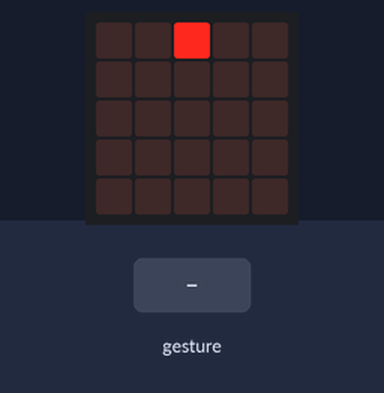
The program below on a simulated BBC micro:bit (MakeCode). Shown: the board's 5×5 LED display. The inputs (shaded band) are chosen by the test bench. A tilt is held for 1.5 s and a shake lasts 1 s, then the board lies face up again.

Above: at 1.2 s.
1.3 s: gesture 'shake'
At 2.2 s:
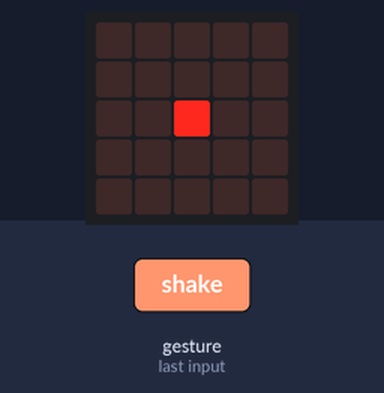
3.9 s: gesture 'tilt right'
At 5.2 s:
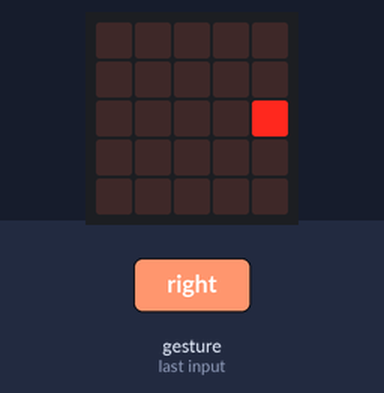
6.9 s: gesture 'tilt left'
At 8.0 s:
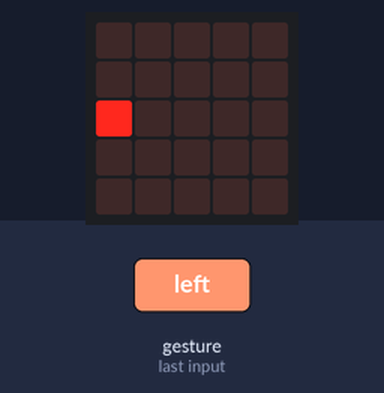
9.9 s: gesture 'logo up'
At 11.2 s:
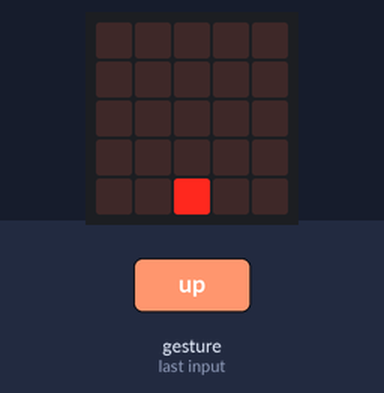
Timing chart, 0 to 12.9 s (numbered marks = the images above; inputs shaded):
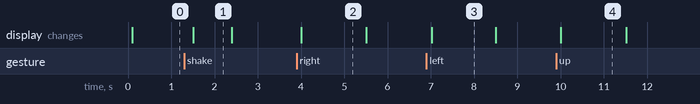

Measured:
- after the input at 1.3 s, the display: changes after 0.21 s (image 1)
- after the input at 3.9 s, the display: changes after 0.11 s (image 2)
- after the input at 6.9 s, the display: changes after 0.12 s (image 3)
- after the input at 9.9 s, the display: changes after 0.11 s (image 4)
- what the display in image 1 shows lasts 0.9 s, from 1.5 s to 2.4 s
- what the display in image 2 shows lasts 1.5 s, from 4.0 s to 5.5 s

The program:

main.ts
```typescript
basic.forever(function () {
    if (input.isGesture(Gesture.Shake)) {
        led.plot(2, 2)
    } else {
        led.unplot(2, 2)
    }
    if (input.isGesture(Gesture.TiltRight)) {
        led.plot(4, 2)
    } else {
        led.unplot(4, 2)
    }
    if (input.isGesture(Gesture.TiltLeft)) {
        led.plot(0, 2)
    } else {
        led.unplot(0, 2)
    }
    if (input.isGesture(Gesture.ScreenUp)) {
        led.plot(2, 0)
    } else {
        led.unplot(2, 0)
    }
    if (input.isGesture(Gesture.LogoUp)) {
        led.plot(2, 4)
    } else {
        led.unplot(2, 4)
    }
})
```

test.ts
```typescript
// aquí va el archivo "tests"; esto no se compilará cuando este paquete se utilice como una extensión.
```
